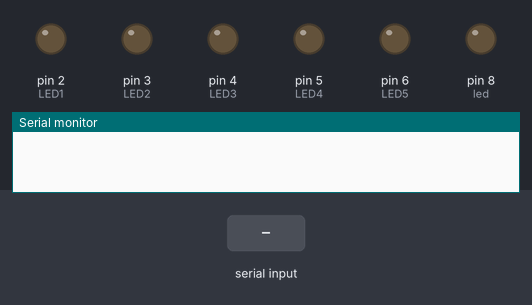
Simulated run of this sketch. Board: Arduino Uno, built with avr-gcc and run on an emulated ATmega328P. On the bench: output pins drawn as LEDs (lit = HIGH), the last lines printed to the serial monitor. The test bench sets the inputs (shaded band).

Above: at 1.2 s.
1.3 s: "a" received over Serial
4.3 s: "TO" received over Serial
At 5.3 s:
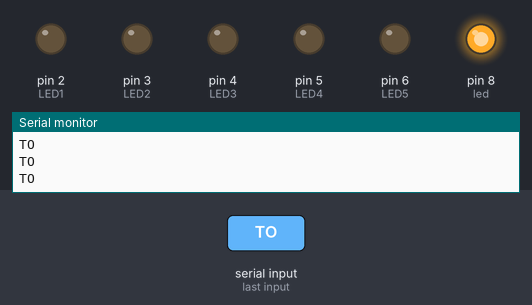
5.8 s: "b" received over Serial
8.8 s: "c" received over Serial
11.8 s: "i" received over Serial
14.8 s: "d" received over Serial
Timing chart, 0 to 17.8 s (numbered marks = the images above; inputs shaded):
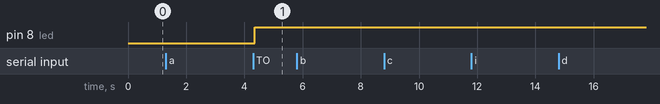

Measured:
- after the input at 4.3 s, pin 8 (led): LOW → HIGH after 0.06 s

The sketch:

matriz_pov.ino
```cpp
char command;
String cad;
char cad2;
int delayTime = 1;
int charBreak = 1;
int LED1 = 2;
int LED2 = 3;
int LED3 = 4;
int LED4 = 5;
int LED5 = 6;
int led = 8;

void setup(){
  Serial.begin(9600);
pinMode(LED1, OUTPUT);
pinMode(LED2, OUTPUT);
pinMode(LED3, OUTPUT);
pinMode(LED4, OUTPUT);
pinMode(LED5, OUTPUT);
pinMode(led, OUTPUT);
}

int a[] = {1, 6, 26, 6, 1};
int b[] = {31, 21, 21, 10, 0};
int c[] = {14, 17, 17, 10, 0};
int d[] = {31, 17, 17, 14, 0};
int e[] = {31, 21, 21, 17, 0};
int f[] = {31, 20, 20, 16, 0};
int g[] = {14, 17, 19, 10, 0};
int h[] = {31, 4, 4, 4, 31};
int i[] = {0, 17, 31, 17, 0};
int j[] = {0, 17, 30, 16, 0};
int k[] = {31, 4, 10, 17, 0};
int l[] = {31, 1, 1, 1, 0};
int m[] = {31, 12, 3, 12, 31};
int n[] = {31, 12, 3, 31, 0};
int o[] = {14, 17, 17, 14, 0};
int p[] = {31, 20, 20, 8, 0};
int q[] = {14, 17, 19, 14, 2};
int r[] = {31, 20, 22, 9, 0};
int s[] = {8, 21, 21, 2, 0};
int t[] = {16, 16, 31, 16, 16};
int u[] = {30, 1, 1, 30, 0};
int v[] = {24, 6, 1, 6, 24};
int w[] = {28, 3, 12, 3, 28};
int x[] = {17, 10, 4, 10, 17};
int y[] = {17, 10, 4, 8, 16};
int z[] = {19, 21, 21, 25, 0};

int eos[] = {0, 1, 0, 0, 0};
int excl[] = {0, 29, 0, 0, 0};
int ques[] = {8, 19, 20, 8, 0};

void displayLine(int line){
int myline;
myline = line;
if (myline>=16) {digitalWrite(LED1, HIGH); myline-=16;} else {digitalWrite(LED1, LOW);}
if (myline>=8)  {digitalWrite(LED2, HIGH); myline-=8;}  else {digitalWrite(LED2, LOW);}
if (myline>=4)  {digitalWrite(LED3, HIGH); myline-=4;}  else {digitalWrite(LED3, LOW);}
if (myline>=2)  {digitalWrite(LED4, HIGH); myline-=2;}  else {digitalWrite(LED4, LOW);}
if (myline>=1)  {digitalWrite(LED5, HIGH); myline-=1;}  else {digitalWrite(LED5, LOW);}
}

void displayChar(char c1){
if (c1 == 'a'){for (int i = 0; i <5; i++){displayLine(a[i]);delay(delayTime);}displayLine(0);}
if (c1 == 'b'){for (int i = 0; i <5; i++){displayLine(b[i]);delay(delayTime);}displayLine(0);}
if (c1 == 'c'){for (int i = 0; i <5; i++){displayLine(c[i]);delay(delayTime);}displayLine(0);}
if (c1 == 'd'){for (int i = 0; i <5; i++){displayLine(d[i]);delay(delayTime);}displayLine(0);}
if (c1 == 'e'){for (int i = 0; i <5; i++){displayLine(e[i]);delay(delayTime);}displayLine(0);}
if (c1 == 'f'){for (int i = 0; i <5; i++){displayLine(f[i]);delay(delayTime);}displayLine(0);}
if (c1 == 'g'){for (int i = 0; i <5; i++){displayLine(g[i]);delay(delayTime);}displayLine(0);}
if (c1 == 'h'){for (int i = 0; i <5; i++){displayLine(h[i]);delay(delayTime);}displayLine(0);}
if (c1 == 'i'){for (int it = 0; it <5; it++){displayLine(i[it]);delay(delayTime);}displayLine(0);}
if (c1 == 'j'){for (int i = 0; i <5; i++){displayLine(j[i]);delay(delayTime);}displayLine(0);}
if (c1 == 'k'){for (int i = 0; i <5; i++){displayLine(k[i]);delay(delayTime);}displayLine(0);}
if (c1 == 'l'){for (int i = 0; i <5; i++){displayLine(l[i]);delay(delayTime);}displayLine(0);}
if (c1 == 'm'){for (int i = 0; i <5; i++){displayLine(m[i]);delay(delayTime);}displayLine(0);}
if (c1 == 'n'){for (int i = 0; i <5; i++){displayLine(n[i]);delay(delayTime);}displayLine(0);}
if (c1 == 'o'){for (int i = 0; i <5; i++){displayLine(o[i]);delay(delayTime);}displayLine(0);}
if (c1 == 'p'){for (int i = 0; i <5; i++){displayLine(p[i]);delay(delayTime);}displayLine(0);}
if (c1 == 'q'){for (int i = 0; i <5; i++){displayLine(q[i]);delay(delayTime);}displayLine(0);}
if (c1 == 'r'){for (int i = 0; i <5; i++){displayLine(r[i]);delay(delayTime);}displayLine(0);}
if (c1 == 's'){for (int i = 0; i <5; i++){displayLine(s[i]);delay(delayTime);}displayLine(0);}
if (c1 == 't'){for (int i = 0; i <5; i++){displayLine(t[i]);delay(delayTime);}displayLine(0);}
if (c1 == 'u'){for (int i = 0; i <5; i++){displayLine(u[i]);delay(delayTime);}displayLine(0);}
if (c1 == 'v'){for (int i = 0; i <5; i++){displayLine(v[i]);delay(delayTime);}displayLine(0);}
if (c1 == 'w'){for (int i = 0; i <5; i++){displayLine(w[i]);delay(delayTime);}displayLine(0);}
if (c1 == 'x'){for (int i = 0; i <5; i++){displayLine(x[i]);delay(delayTime);}displayLine(0);}
if (c1 == 'y'){for (int i = 0; i <5; i++){displayLine(y[i]);delay(delayTime);}displayLine(0);}
if (c1 == 'z'){for (int i = 0; i <5; i++){displayLine(z[i]);delay(delayTime);}displayLine(0);}
if (c1 == '!'){for (int i = 0; i <5; i++){displayLine(excl[i]);delay(delayTime);}displayLine(0);}
if (c1 == '?'){for (int i = 0; i <5; i++){displayLine(ques[i]);delay(delayTime);}displayLine(0);}
if (c1 == '.'){for (int i = 0; i <5; i++){displayLine(eos[i]);delay(delayTime);}displayLine(0);}
delay(charBreak);
}

void displayString(char* s){
for (int i = 0; i<=strlen(s); i++){
displayChar(s[i]);
}
}

void loop(){
  if (Serial.available() > 0)
  {
    cad = "";
  }

  while (Serial.available() > 0)
  {
    command = ((byte)Serial.read());

    if (command == ':')
    {
      break;
    }

    else
    {
      cad += command;
    }

    delay(1);
  }
for(int i=0;i<cad.length();i++){
  char aux = cad.charAt(i);
   switch (aux) {
   case 'a':
     displayString("a");
     break;

   case 'b':
     displayString("b");
     break;

  case 'c':
     displayString("c");
     break;

  case 'd':
     displayString("d");
     break;
  case 'e':
     displayString("e");
     break;
  case 'f':
     displayString("f");
     break;
  case 'g':
     displayString("g");
     break;
  case 'h':
     displayString("h");
     break;
  case 'i':
     displayString("i");
     break;
  case 'j':
     displayString("j");
     break;
case 'k':
     displayString("k");
     break;
case 'l':
     displayString("l");
     break;
case 'm':
     displayString("m");
     break;
case 'n':
     displayString("n");
     break;
case 'o':
     displayString("o");
     break;
case 'p':
     displayString("p");
     break;
case 'q':
     displayString("q");
     break;
case 'r':
     displayString("r");
     break;
case 's':
     displayString("s");
     break;
case 't':
     displayString("t");
     break;
case 'u':
     displayString("u");
     break;
case 'v':
     displayString("v");
     break;
case 'w':
     displayString("w");
     break;
case 'x':
     displayString("x");
     break;
case 'y':
     displayString("y");
     break;
case 'z':
     displayString("z");
     break;
   }
   }
if(cad == "TO")
    {
        ledOn();

        Serial.println(cad);
    }

    if(cad =="TF")
    {
        ledOff();

        Serial.println(cad);
    }

delay(1);
digitalWrite(LED1, LOW);
digitalWrite(LED2, LOW);
digitalWrite(LED3, LOW);
digitalWrite(LED4, LOW);
digitalWrite(LED5, LOW);
delay(50);
}

void ledOn()
   {
      digitalWrite(led,HIGH);
      //analogWrite(led, 255);
      //delay(10);
    }

 void ledOff()
 {
      digitalWrite(led,LOW);
      //analogWrite(led, 0);
      //delay(10);
 }
```
